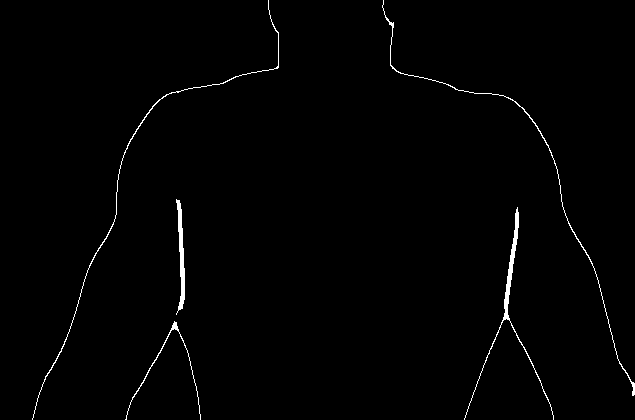
#> input picture back/back_edges.png, 635 x 420 px
$ python back_spine_segments.py
#> lines starting #> are read from the running program, lines starting #| are printed output that depends on the picture; after the words box and inside, x2 and y2 are one past the last pixel; in counts of white or black regions, pixels touching at a corner belong together
import cv2
import numpy as np
import json
import matplotlib.pyplot as plt


def smooth_1d(arr, ksize=21):
    arr = np.asarray(arr, dtype=np.float32)
    ksize = max(3, int(ksize))
    if ksize % 2 == 0:
        ksize += 1
    pad = ksize // 2
    arr_pad = np.pad(arr, (pad, pad), mode='edge')
    kernel = np.ones(ksize, dtype=np.float32) / ksize
    return np.convolve(arr_pad, kernel, mode='valid')


def interp_nan(arr):
    arr = np.asarray(arr, dtype=np.float32)
    idx = np.arange(len(arr))
    valid = np.isfinite(arr)
    if valid.sum() < 2:
        raise ValueError("有效点太少，无法插值")
    return np.interp(idx, idx[valid], arr[valid])


def limit_step(arr, max_step=2.5):
    """
    限制相邻采样点横向变化，避免中心线局部乱飞
    """
    out = arr.copy().astype(np.float32)
    for i in range(1, len(out)):
        d = out[i] - out[i - 1]
        if abs(d) > max_step:
            out[i] = out[i - 1] + np.sign(d) * max_step
    return out


def build_centerline(left, right):
    left_i = interp_nan(left)
    right_i = interp_nan(right)

    center_raw = 0.5 * (left_i + right_i)

    # 两层平滑：先强平滑，再限步长，再轻平滑
    center_s = smooth_1d(center_raw, 25)
    center_s = limit_step(center_s, max_step=2.0)
    center_s = smooth_1d(center_s, 15)

    return center_raw, center_s


def compute_arc_length(centerline, y_start, y_end):
    ys = np.arange(y_start, y_end + 1)
    xs = centerline[y_start:y_end + 1]

    ds = np.sqrt(np.diff(xs) ** 2 + np.diff(ys.astype(np.float32)) ** 2)
    s = np.zeros(len(xs), dtype=np.float32)
    s[1:] = np.cumsum(ds)
    return ys, xs, s


def sample_by_arc_length(ys, xs, s, num_segments=10):
    """
    按弧长等分，返回 num_segments+1 个分界点
    """
    total_len = s[-1]
    targets = np.linspace(0, total_len, num_segments + 1)

    sample_pts = []
    for st in targets:
        idx = np.argmin(np.abs(s - st))
        sample_pts.append((float(xs[idx]), float(ys[idx]), float(s[idx]), int(idx)))

    return sample_pts, total_len


def build_segments(sample_pts):
    """
    根据弧长采样点建立分段
    """
    segments = []
    for i in range(len(sample_pts) - 1):
        x1, y1, s1, idx1 = sample_pts[i]
        x2, y2, s2, idx2 = sample_pts[i + 1]

        start = np.array([x1, y1], dtype=np.float32)
        end = np.array([x2, y2], dtype=np.float32)
        center = 0.5 * (start + end)

        vec = end - start
        length = float(np.linalg.norm(vec))

        if length < 1e-6:
            tangent = np.array([0.0, 1.0], dtype=np.float32)
        else:
            tangent = vec / length

        # 法线
        normal = np.array([tangent[1], -tangent[0]], dtype=np.float32)

        segments.append({
            "index": i + 1,
            "start": start,
            "end": end,
            "center": center,
            "length": length,
            "tangent": tangent,
            "normal": normal,
        })
    return segments


def draw_spine_segments(binary_img, left, right, center_raw, center_s, y_start, y_end, segments):
    img_color = cv2.cvtColor(binary_img, cv2.COLOR_GRAY2BGR)

    # 画左右轮廓
    for y in range(y_start, y_end + 1):
        if np.isfinite(left[y]):
            cv2.circle(img_color, (int(round(left[y])), y), 1, (0, 0, 255), -1)
        if np.isfinite(right[y]):
            cv2.circle(img_color, (int(round(right[y])), y), 1, (255, 0, 0), -1)

    # 原始中心线（浅绿）
    pts_raw = []
    pts_s = []
    for y in range(y_start, y_end + 1):
        pts_raw.append((int(round(center_raw[y])), y))
        pts_s.append((int(round(center_s[y])), y))

    if len(pts_raw) > 1:
        cv2.polylines(img_color, [np.array(pts_raw)], False, (100, 255, 100), 1)
    if len(pts_s) > 1:
        cv2.polylines(img_color, [np.array(pts_s)], False, (0, 255, 0), 2)

    # 画节段
    for seg in segments:
        p1 = tuple(np.round(seg["start"]).astype(int))
        p2 = tuple(np.round(seg["end"]).astype(int))
        pc = tuple(np.round(seg["center"]).astype(int))
        n = seg["normal"]

        # 线段
        cv2.line(img_color, p1, p2, (0, 255, 255), 2)
        # 节段中心
        cv2.circle(img_color, pc, 3, (255, 255, 255), -1)

        # 画法线
        p_n1 = (int(round(pc[0] + 20 * n[0])), int(round(pc[1] + 20 * n[1])))
        p_n2 = (int(round(pc[0] - 20 * n[0])), int(round(pc[1] - 20 * n[1])))
        cv2.line(img_color, p_n1, p_n2, (255, 128, 0), 2)

        cv2.putText(img_color, f"S{seg['index']}", (pc[0] + 4, pc[1] - 4),
                    cv2.FONT_HERSHEY_SIMPLEX, 0.4, (255, 255, 255), 1)

    return img_color


def main():
    # 这里假设你已经有一张边界图
    img = cv2.imread("back_edges.png", cv2.IMREAD_GRAYSCALE)
#> img: shape (420, 635); 1% white; 5 white regions, box (x1, y1, x2, y2) and area: (464, 207, 554, 420) 713, (382, 0, 635, 396) 619, (32, 0, 279, 420) 609, (176, 199, 185, 315) 472, (125, 321, 201, 420) 266
    if img is None:
        raise FileNotFoundError("无法读取 back_edges.png")

    _, binary = cv2.threshold(img, 127, 255, cv2.THRESH_BINARY)

    h, w = binary.shape
#> h = 420; w = 635

    # --------
    # 这里用一个简单的中间两段法示例来生成 left/right
    # 你也可以替换成你现有程序算出来的 left/right
    # --------
    left = np.full(h, np.nan, dtype=np.float32)
    right = np.full(h, np.nan, dtype=np.float32)

    for y in range(h):
        xs = np.where(binary[y] > 0)[0]
        if len(xs) < 2:
            continue

        # 这里简化：直接取所有白点中间两个点
        mid1 = len(xs) // 2 - 1
        mid2 = len(xs) // 2
        if mid1 < 0 or mid2 >= len(xs):
            continue

        x1 = xs[mid1]
        x2 = xs[mid2]
        if x1 > x2:
            x1, x2 = x2, x1

        left[y] = x1
        right[y] = x2
#> this loop made 420 passes
#> (mid1, mid2, x1, x2) on passes 1 to 3: (0, 1, 268, 383), (0, 1, 268, 383), (0, 1, 268, 383)
#> after the loop, left = 420 values, max 505 at index 310, min 116 at index 192, mean 202.1; right = 420 values, max 561 at index 194, min 127 at index 148, mean 409.2

    valid = np.isfinite(left) & np.isfinite(right)
    valid_idx = np.where(valid)[0]
#> valid_idx = 420 values from 0 to 419
    if len(valid_idx) < 30:
        raise ValueError("有效轮廓太少")

    y_start = int(valid_idx.min())
#> y_start = 0
    y_end = int(valid_idx.max())
#> y_end = 419

    center_raw, center_s = build_centerline(left, right)
#> in interp_nan, `arr = np.asarray(arr, dtype=np.float32)`: arr has the same summary as left in main
#> in interp_nan, `idx = np.arange(len(arr))`: idx = 420 values from 0 to 419
#> in build_centerline, `left_i = interp_nan(left)`: left_i has the same summary as left in main
#> in build_centerline, `right_i = interp_nan(right)`: right_i has the same summary as right in main
#> in build_centerline, `center_raw = 0.5 * (left_i + right_i)`: center_raw = 420 values, max 509 at index 383, min 126.5 at index 148, mean 305.6
#> in smooth_1d, `arr = np.asarray(arr, dtype=np.float32)`: arr has the same summary as center_raw in build_centerline
#> in smooth_1d, `arr_pad = np.pad(arr, (pad, pad), mode='edge')`: arr_pad = 444 values, max 509 at index 395, min 126.5 at index 160, mean 302.3
#> in build_centerline, `center_s = smooth_1d(center_raw, 25)`: center_s = 420 values, max 388.3 at index 310, min 163.1 at index 419, mean 305.6
#> in limit_step, `out = arr.copy().astype(np.float32)`: out has the same summary as center_s in build_centerline
#> the loop in limit_step, `for i in range(1, len(out)):` made 419 passes
#> d on passes 1 to 3: 0.04, 0.04, 0.08
#> after the loop in limit_step, `for i in range(1, len(out)):`: out = 420 values, max 353.3 at index 322, min 274.2 at index 219, mean 314.1
#> in build_centerline, `center_s = limit_step(center_s, max_step=2.0)`: center_s has the same summary as out in limit_step
#> in build_centerline, `center_s = smooth_1d(center_s, 15)`: center_s = 420 values, max 349 at index 320, min 279 at index 419, mean 314.1

    ys, xs, s = compute_arc_length(center_s, y_start, y_end)
#> in compute_arc_length, `xs = centerline[y_start:y_end + 1]`: xs has the same summary as center_s in build_centerline
#> in compute_arc_length, `ds = np.sqrt(np.diff(xs) ** 2 + np.diff(ys.astype(np.float32)) ** 2)`: ds = 419 values, max 2.24 at index 153, min 1 at index 26, mean 1.54
#> in compute_arc_length, `s = np.zeros(len(xs), dtype=np.float32)`: s = 420 values from 0 to 0
#> ys = 420 values from 0 to 419; xs has the same summary as center_s in build_centerline; s = 420 values from 0 to 645.2
    sample_pts, total_len = sample_by_arc_length(ys, xs, s, num_segments=10)
#> in sample_by_arc_length, `total_len = s[-1]`: total_len = 645.2
#> the loop in sample_by_arc_length, `for st in targets:` made 11 passes
#> idx on passes 1 to 11: 0, 58, 107, 149, 188, 221, 266, 315, 349, 384, 419
#> after the loop in sample_by_arc_length, `for st in targets:`: sample_pts = 11 items, first 6: (325.8, 0, 0, 0), (326, 58, 64.84, 58), (321.1, 107, 128.7, 107), (294.1, 149, 192.8, 149), (332.2, 188, 258.8, 188), (281.5, 221, 322.3, 221)
#> total_len = 645.2
    segments = build_segments(sample_pts)
#> the loop in build_segments, `for i in range(len(sample_pts) - 1):` made 10 passes
#> (x1, y1, s1, idx1, x2, y2, s2, idx2) on passes 1 to 10: (325.8, 0, 0, 0, 326, 58, 64.84, 58), (326, 58, 64.84, 58, 321.1, 107, 128.7, 107), (321.1, 107, 128.7, 107, 294.1, 149, 192.8, 149), (294.1, 149, 192.8, 149, 332.2, 188, 258.8, 188), (332.2, 188, 258.8, 188, 281.5, 221, 322.3, 221), (281.5, 221, 322.3, 221, 311.8, 266, 386.8, 266), (311.8, 266, 386.8, 266, 345.7, 315, 452.1, 315), (345.7, 315, 452.1, 315, 301, 349, 515.4, 349), (301, 349, 515.4, 349, 313.2, 384, 581.5, 384), (313.2, 384, 581.5, 384, 279, 419, 645.2, 419)
#> after the loop in build_segments, `for i in range(len(sample_pts) - 1):`: segments = 10 items
#> segments = 10 items

    vis = draw_spine_segments(binary, left, right, center_raw, center_s, y_start, y_end, segments)
#> in draw_spine_segments, img_color is the input picture: shape (420, 635, 3); 1% white; 5 white regions, box (x1, y1, x2, y2) and area: (464, 207, 554, 420) 713, (382, 0, 635, 396) 619, (32, 0, 279, 420) 609, (176, 199, 185, 315) 472, (125, 321, 201, 420) 266
#> after the loop in draw_spine_segments, `for y in range(y_start, y_end + 1):`:
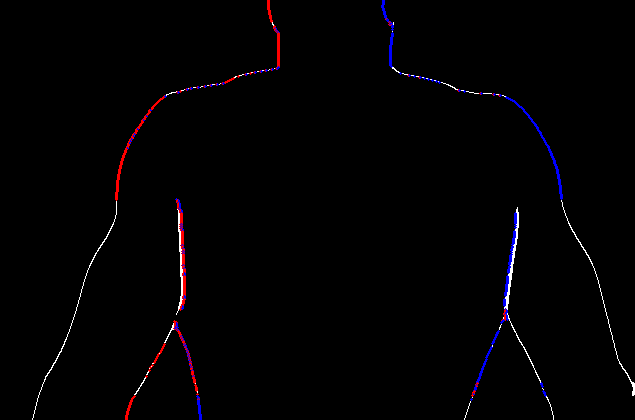
#> img_color: shape (420, 635, 3); 0.98% of pixels changed, all inside (x1, y1, x2, y2) = (115, 0, 563, 420)
#> after the loop in draw_spine_segments, `for y in range(y_start, y_end + 1):`: pts_raw = 420 pairs, first value 126 to 509, second value 0 to 419; pts_s = 420 pairs, first value 279 to 349, second value 0 to 419
#> in draw_spine_segments, `cv2.polylines(img_color, [np.array(pts_s)], False, (0, 255, 0), 2)`:
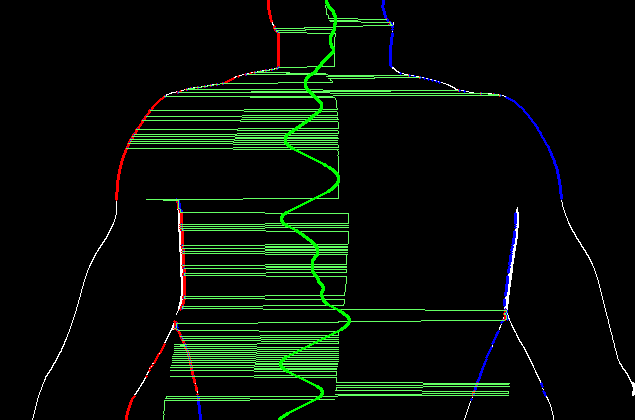
#> img_color: shape (420, 635, 3); mean B, G, R 7.4, 16, 7.4
#> the loop in draw_spine_segments, `for seg in segments:` made 10 passes
#> (p1, p2, pc, n, p_n1, p_n2) on passes 1 to 9: ((326, 0), (326, 58), (326, 29), [1, -0.00361], (346, 29), (306, 29)), ((326, 58), (321, 107), (324, 82), [0.995, 0.0985], (344, 84), (304, 80)), ((321, 107), (294, 149), (308, 128), [0.841, 0.541], (325, 139), (291, 117)), ((294, 149), (332, 188), (313, 168), [0.715, -0.699], (327, 154), (299, 182)), ((332, 188), (282, 221), (307, 204), [0.546, 0.838], (318, 221), (296, 187)), ((282, 221), (312, 266), (297, 244), [0.83, -0.558], (314, 233), (280, 255)), ((312, 266), (346, 315), (329, 290), [0.822, -0.569], (345, 279), (313, 301)), ((346, 315), (301, 349), (323, 332), [0.605, 0.796], (335, 348), (311, 316)), ((301, 349), (313, 384), (307, 366), [0.944, -0.331], (326, 359), (288, 373))
#> after the loop in draw_spine_segments, `for seg in segments:`:
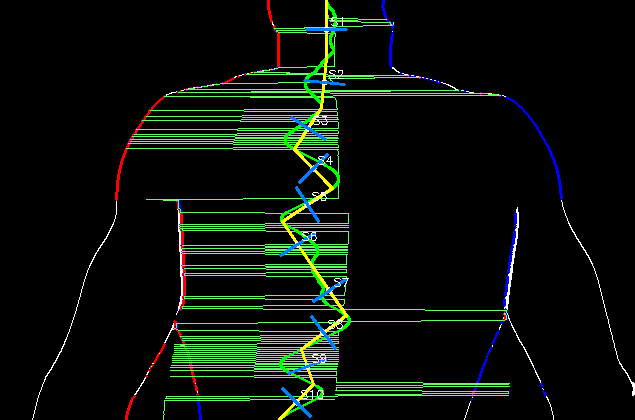
#> img_color: shape (420, 635, 3); 1.24% of pixels changed, all inside (x1, y1, x2, y2) = (278, 0, 349, 420)
    cv2.imwrite("back_spine_segments_result.png", vis)

    result_json = {
        "y_start": y_start,
        "y_end": y_end,
        "total_arc_length": float(total_len),
        "segments": [
            {
                "index": seg["index"],
                "start": [float(seg["start"][0]), float(seg["start"][1])],
                "end": [float(seg["end"][0]), float(seg["end"][1])],
                "center": [float(seg["center"][0]), float(seg["center"][1])],
                "length": float(seg["length"]),
                "tangent": [float(seg["tangent"][0]), float(seg["tangent"][1])],
                "normal": [float(seg["normal"][0]), float(seg["normal"][1])],
            }
            for seg in segments
        ]
    }

    with open("back_spine_segments_result.json", "w", encoding="utf-8") as f:
        json.dump(result_json, f, ensure_ascii=False, indent=2)

    print("处理完成")
    print("结果图: back_spine_segments_result.png")
    print("结果JSON: back_spine_segments_result.json")
    print("总弧长:", total_len)
#| 总弧长: 645.2273


if __name__ == "__main__":
    main()
